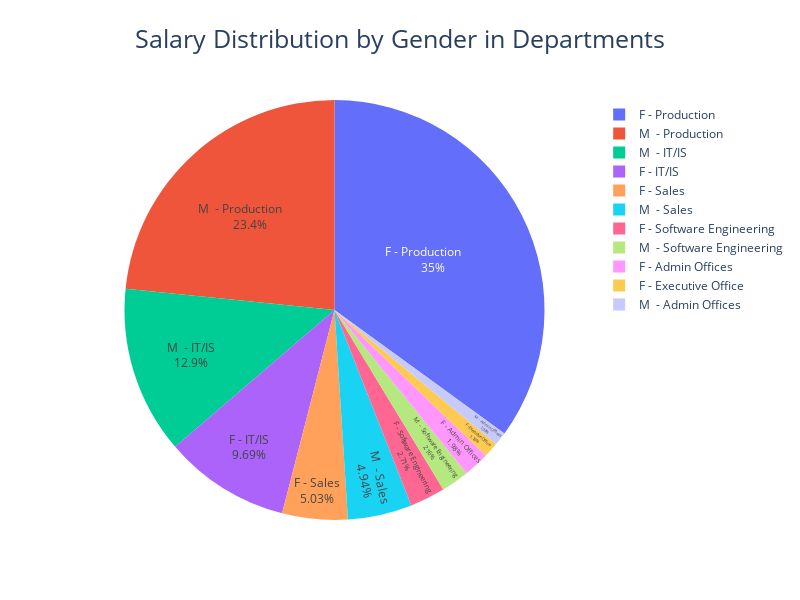

Write notebook code for a chart like this one.
### Markdown cell above
#### 1.5 Distributionof Salary by Sex in Departments.

### Code cell
total_salary = df.groupby(['Sex','Department'])['Salary'].sum().reset_index()
total_salary['Label'] = total_salary['Sex'] + ' - ' + total_salary['Department']

fig = px.pie(total_salary,values='Salary',
              names='Label',
              title='Salary Distribution by Gender in Departments',
              custom_data=['Sex'])
fig.update_traces(textposition='inside', textinfo='percent+label')
fig.update_layout(
    title=dict(x=0.5, y=0.95,
                xanchor='center', yanchor='top',
                  font=dict(size=25)),
                  height=600, width=800)
fig.show()

### Figure 1 — Plotly figure (JSON) as saved in the notebook; plotly's stock layout.template omitted (floating-point values rounded to 4 significant figures)
{"data": [{"customdata": [["F"], ["F"], ["F"], ["F"], ["F"], ["F"], ["M "], ["M "], ["M "], ["M "], ["M "]], "domain": {"x": [0, 1], "y": [0, 1]}, "hovertemplate": "Label=%{label}<br>Salary=%{value}<extra></extra>", "labels": ["F - Admin Offices", "F - Executive Office", "F - IT/IS", "F - Production       ", "F - Sales", "F - Software Engineering", "M  - Admin Offices", "M  - IT/IS", "M  - Production       ", "M  - Sales", "M  - Software Engineering"], "legendgroup": "", "name": "", "showlegend": true, "textinfo": "percent+label", "textposition": "inside", "type": "pie", "values": [425558, 250000, 2081046, 7512173, 1080250, 581437, 220569, 2772186, 5018118, 1060649, 463447]}], "layout": {"height": 600, "legend": {"tracegroupgap": 0}, "title": {"font": {"size": 25}, "text": "Salary Distribution by Gender in Departments", "x": 0.5, "xanchor": "center", "y": 0.95, "yanchor": "top"}, "width": 800}}
